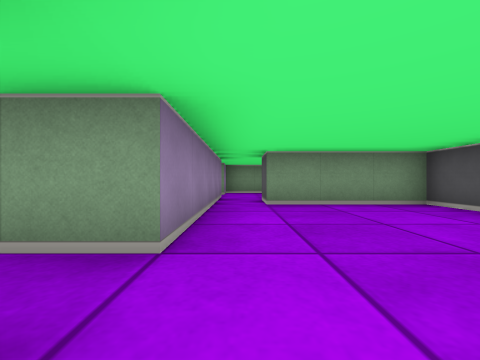
[1] (above)

17 first-person views from a walk through a cub3D maze. The camera is about half as high as the walls, looks level and sees 90° across. The floor is counted in squares. Each view is taken from the middle of a square. On the plan, view 1 faces up. The plan holds only what a view shows up to about 9 squares ahead; the rest is blank.

[2]
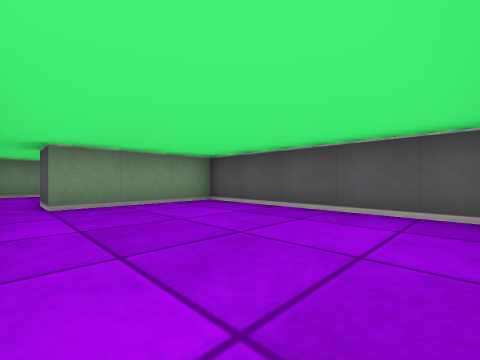

[3]
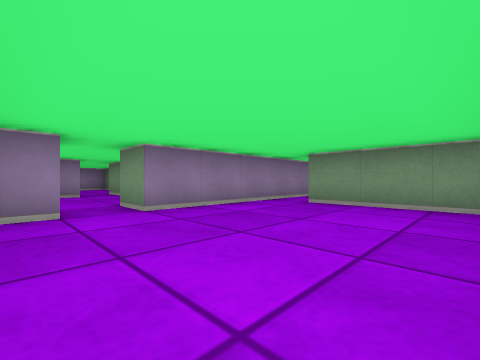

[4]
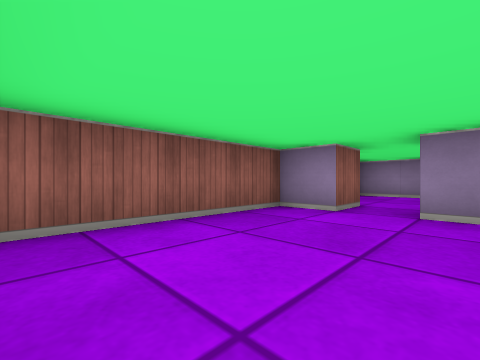

[5]
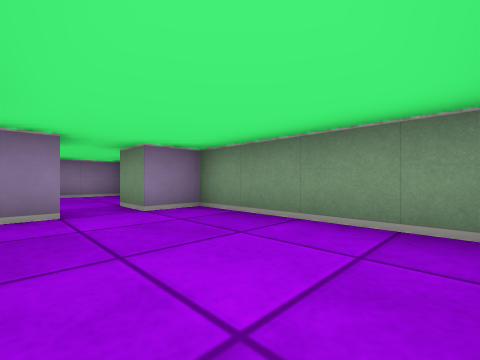

[6]
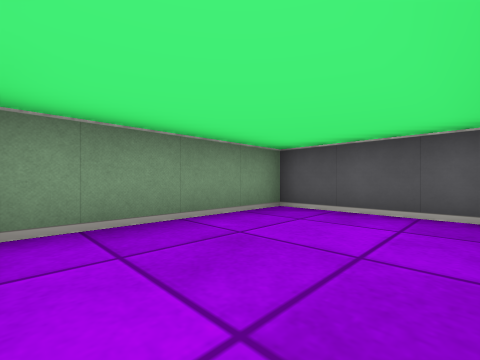

[7]
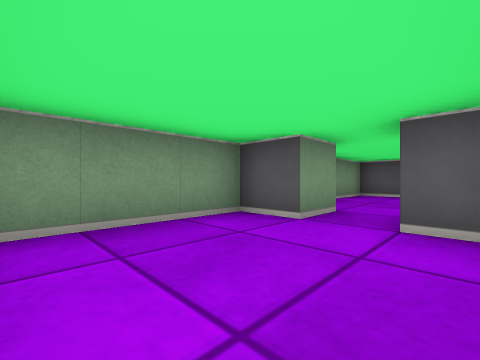

[8]
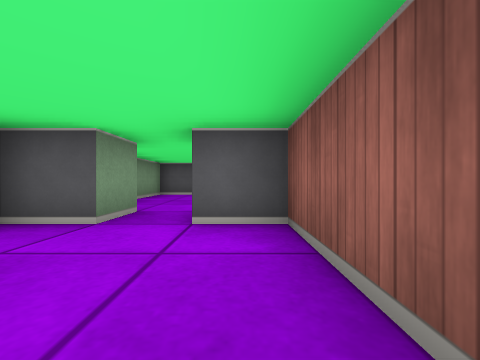

[9]
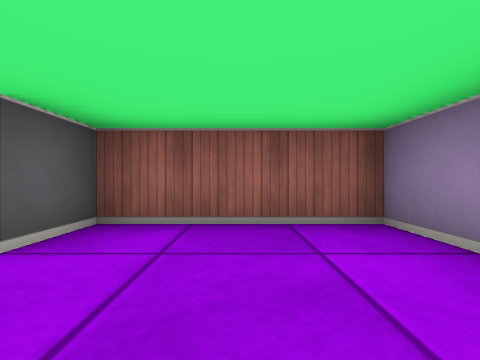

[10]
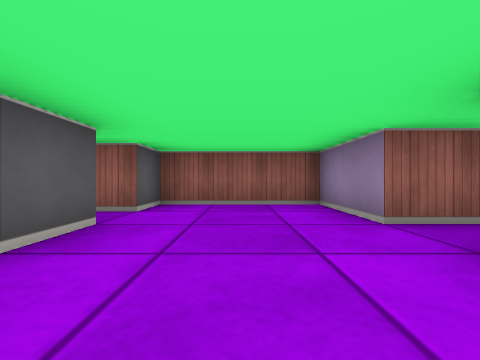

[11]
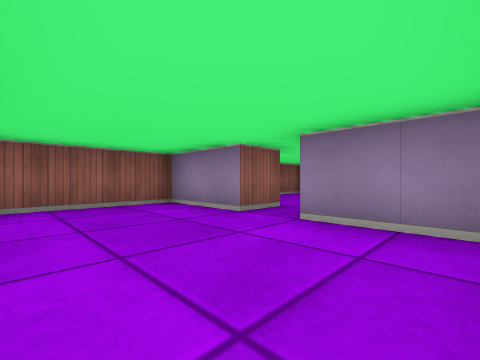

[12]
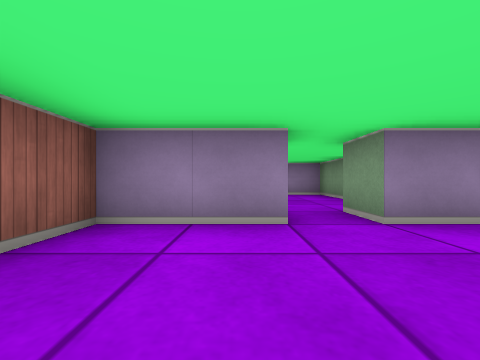

[13]
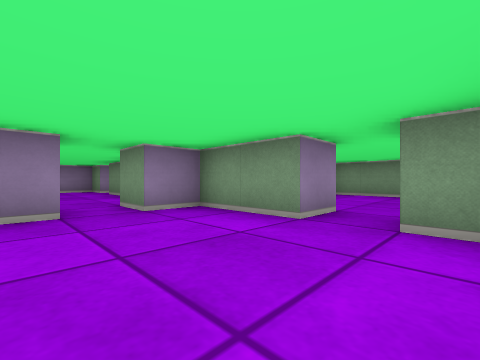

[14]
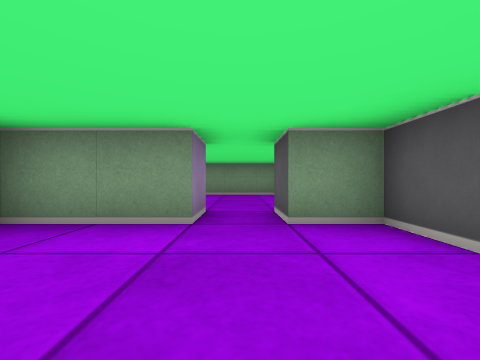

[15]
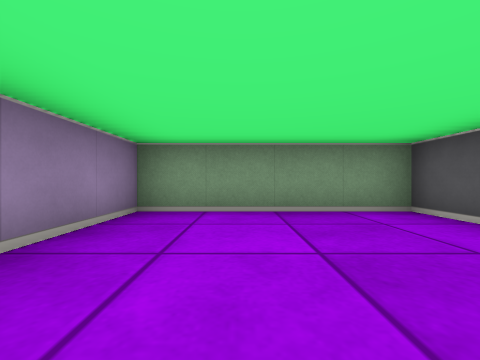

[16]
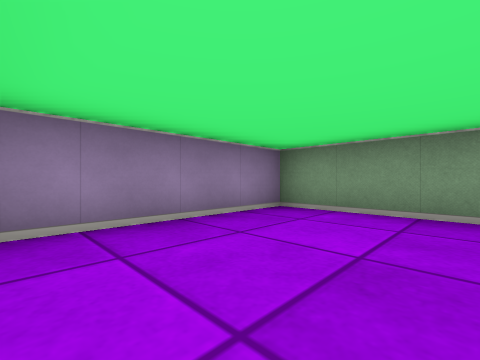

[17]
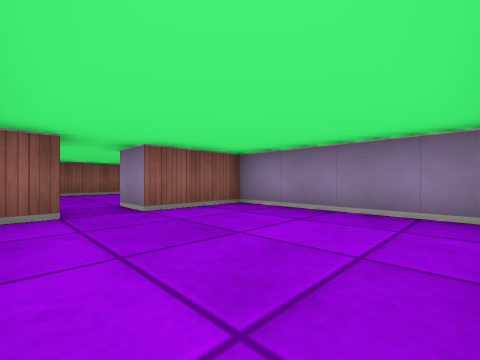

### Floor plan
Points are (right, up) in squares from view 1. A wall is a line through its corners. A room is listed if a view was taken in it or the views show most of it. See-through windows are left out.
Room 1 (views 1, 2, 3, 4)
walls: (-1.5, 0.5) (-0.5, 0.5) (-0.5, -0.5) (3, -0.5); (-0.5, 4.5) (-0.5, 1.5) (-1.5, 1.5); (3.5, 0) (3.5, 4.5) (0.5, 4.5)
ways out: opening at (0, 5) to room 2; opening at (-1, 1) to room 4
Room 2 (views 5, 6)
walls: (-0.5, 6.5) (-0.5, 4.5); (0.5, 4.5) (0.5, 5.5); (3.5, 6) (3.5, 8.5) (-0.5, 8.5) (-0.5, 7.5) (-1.5, 7.5)
ways out: opening at (0, 5) to room 1; opening at (-1, 7) to room 3
Room 3 (views 7, 8, 9)
walls: (-1.5, 7.5) (-1.5, 8.5) (-4, 8.5); (-4.5, 8.5) (-4.5, 5.5) (-1.5, 5.5) (-1.5, 6.5)
ways out: opening at (-1, 7) to room 2
Room 4 (views 10, 11, 12)
walls: (-1.5, 1.5) (-1.5, 2.5); (-4.5, 4) (-4.5, 2.5) (-5.5, 2.5); (-5.5, 1.5) (-4.5, 1.5) (-4.5, -0.5) (-1.5, -0.5) (-1.5, 0.5)
ways out: opening at (-1, 1) to room 1; opening at (-5, 2) to room 5
Room 5 (views 13, 14)
walls: (-9.5, 1.5) (-9.5, 1); (-7.5, 3.5) (-9.5, 3.5) (-9.5, 2.5) (-10.5, 2.5); (-5.5, 2.5) (-5.5, 3.5) (-6.5, 3.5); (-9.5, -0.5) (-7.1, -0.5)
ways out: opening at (-5, 2) to room 4; opening at (-7, 4) to room 6; opening at (-10, 2)
Room 6 (views 15, 16, 17)
walls: (-5.5, 7.5) (-5.5, 8.5) (-9.5, 8.5) (-9.5, 4.5) (-7.5, 4.5) (-7.5, 3.5); (-6.5, 3.5) (-6.5, 4.5) (-6, 4.5)
ways out: opening at (-7, 4) to room 5

Where each view was taken, in squares from view 1:
view 1: 0 up, 0 right, facing up
view 2: 0 up, 0 right, facing up-right
view 3: 0 up, 3 right, facing up-left
view 4: 2 up, 3 right, facing down-left
view 5: 6 up, 3 right, facing up-left
view 6: 6 up, 0 right, facing up-right
view 7: 6 up, 4 left, facing up-right
view 8: 6 up, 4 left, facing right
view 9: 8 up, 3 left, facing down
view 10: 4 up, 3 left, facing down
view 11: 4 up, 2 left, facing down-left
view 12: 1 up, 2 left, facing left
view 13: 1 up, 6 left, facing up-left
view 14: 1 up, 7 left, facing up
view 15: 5 up, 8 left, facing up
view 16: 5 up, 7 left, facing up-left
view 17: 8 up, 6 left, facing down-left
